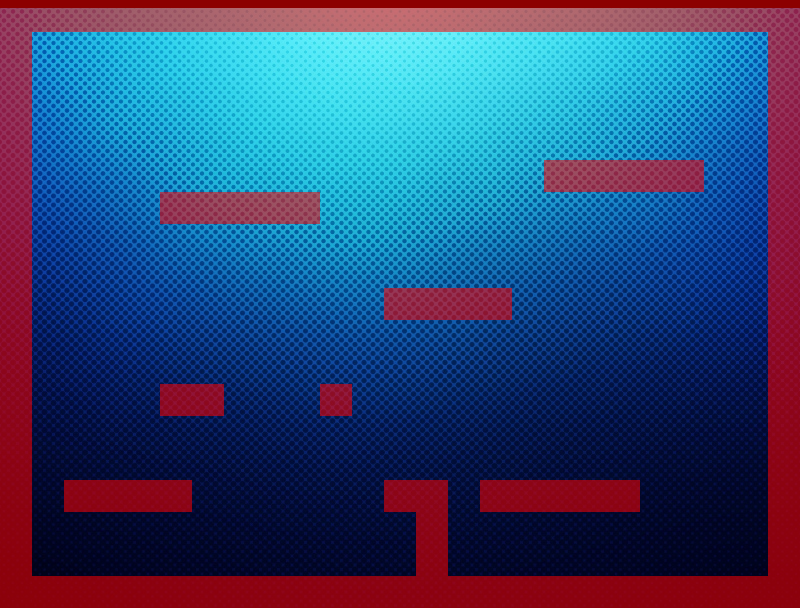

This is a level from a 2D game, rendered from its Tiled map with the project's own tilesets. A one-line summary and the complete map file follow:
An orthogonal 25x19 tile map with 32x32 px tiles, 2 tile layers (meta, background), 3 tilesets and 1 object.

<map version="1.0" tiledversion="1.0.2" orientation="orthogonal" renderorder="left-down" width="25" height="19" tilewidth="32" tileheight="32" nextobjectid="30">
 <tileset firstgid="1" name="Tileset" tilewidth="32" tileheight="32" tilecount="1024" columns="32">
  <image source="Tileset.png" width="1024" height="1024" />
 </tileset>
 <tileset firstgid="1025" name="meta_tiles" tilewidth="32" tileheight="32" spacing="1" margin="1" tilecount="2" columns="2">
  <image source="meta_tiles.png" width="67" height="34" />
  <tile id="0">
   <properties>
    <property name="Collidable" type="bool" value="true" />
   </properties>
  </tile>
  <tile id="1">
   <properties>
    <property name="Collidable" type="bool" value="false" />
   </properties>
  </tile>
 </tileset>
 <tileset firstgid="1027" source="безымянный.tsx" />
 <layer name="meta" width="25" height="19">
  <properties>
   <property name="Collidable" type="bool" value="false" />
  </properties>
  <data encoding="csv">
0,0,0,0,0,0,0,0,0,0,0,0,0,0,0,0,0,0,0,0,0,0,0,0,0,
0,0,0,0,0,0,0,0,0,0,0,0,0,0,0,0,0,0,0,0,0,0,0,0,0,
0,0,0,0,0,0,0,0,0,0,0,0,0,0,0,0,0,0,0,0,0,0,0,0,0,
0,0,0,0,0,0,0,0,0,0,0,0,0,0,0,0,0,0,0,0,0,0,0,0,0,
0,0,0,0,0,0,0,0,0,0,0,0,0,0,0,0,0,0,0,0,0,0,0,0,0,
0,0,0,0,0,0,0,0,0,0,0,0,0,0,0,0,0,0,0,0,0,0,0,0,0,
0,0,0,0,0,0,0,0,0,0,0,0,0,0,0,0,0,0,0,0,0,0,0,0,0,
0,0,0,0,0,0,0,0,0,0,0,0,0,0,0,0,0,0,0,0,0,0,0,0,0,
0,0,0,0,0,0,0,0,0,0,0,0,0,0,0,0,0,0,0,0,0,0,0,0,0,
0,0,0,0,0,0,0,0,0,0,0,0,0,0,0,0,0,0,0,0,0,0,0,0,0,
0,0,0,0,0,0,0,0,0,0,0,0,0,0,0,0,0,0,0,0,0,0,0,0,0,
0,0,0,0,0,0,0,0,0,0,0,0,0,0,0,0,0,0,0,0,0,0,0,0,0,
0,0,0,0,0,0,0,0,0,0,0,0,0,0,0,0,0,0,0,0,0,0,0,0,0,
0,0,0,0,0,0,0,0,0,0,0,0,0,0,0,0,0,0,0,0,0,0,0,0,0,
0,0,0,0,0,0,0,0,0,0,0,0,0,0,0,0,0,0,0,0,0,0,0,0,0,
0,0,0,0,0,0,0,0,0,0,0,0,0,0,0,0,0,0,0,0,0,0,0,0,0,
0,0,0,0,0,0,0,0,0,0,0,0,0,0,0,0,0,0,0,0,0,0,0,0,0,
0,0,0,0,0,0,0,0,0,0,0,0,0,0,0,0,0,0,0,0,0,0,0,0,0,
1027,0,0,0,0,0,0,0,0,0,0,0,0,0,0,0,0,0,0,0,0,0,0,0,0
</data>
 </layer>
 <layer name="background" width="25" height="19">
  <data encoding="csv">
1025,1025,1025,1025,1025,1025,1025,1025,1025,1025,1025,1025,1025,1025,1025,1025,1025,1025,1025,1025,1025,1025,1025,1025,1025,
1025,0,0,0,0,0,0,0,0,0,0,0,0,0,0,0,0,0,0,0,0,0,0,0,1025,
1025,0,0,0,0,0,0,0,0,0,0,0,0,0,0,0,0,0,0,0,0,0,0,0,1025,
1025,0,0,0,0,0,0,0,0,0,0,0,0,0,0,0,0,0,0,0,0,0,0,0,1025,
1025,0,0,0,0,0,0,0,0,0,0,0,0,0,0,0,0,0,0,0,0,0,0,0,1025,
1025,0,0,0,0,0,0,0,0,0,0,0,0,0,0,0,0,1025,1025,1025,1025,1025,0,0,1025,
1025,0,0,0,0,1025,1025,1025,1025,1025,0,0,0,0,0,0,0,0,0,0,0,0,0,0,1025,
1025,0,0,0,0,0,0,0,0,0,0,0,0,0,0,0,0,0,0,0,0,0,0,0,1025,
1025,0,0,0,0,0,0,0,0,0,0,0,0,0,0,0,0,0,0,0,0,0,0,0,1025,
1025,0,0,0,0,0,0,0,0,0,0,0,1025,1025,1025,1025,0,0,0,0,0,0,0,0,1025,
1025,0,0,0,0,0,0,0,0,0,0,0,0,0,0,0,0,0,0,0,0,0,0,0,1025,
1025,0,0,0,0,0,0,0,0,0,0,0,0,0,0,0,0,0,0,0,0,0,0,0,1025,
1025,0,0,0,0,1025,1025,0,0,0,1025,0,0,0,0,0,0,0,0,0,0,0,0,0,1025,
1025,0,0,0,0,0,0,0,0,0,0,0,0,0,0,0,0,0,0,0,0,0,0,0,1025,
1025,0,0,0,0,0,0,0,0,0,0,0,0,0,0,0,0,0,0,0,0,0,0,0,1025,
1025,0,1025,1025,1025,1025,0,0,0,0,0,0,1025,1025,0,1025,1025,1025,1025,1025,0,0,0,0,1025,
1025,0,0,0,0,0,0,0,0,0,0,0,0,1025,0,0,0,0,0,0,0,0,0,0,1025,
1025,0,0,0,0,0,0,0,0,0,0,0,0,1025,0,0,0,0,0,0,0,0,0,0,1025,
1025,1025,1025,1025,1025,1025,1025,1025,1025,1025,1025,1025,1025,1025,1025,1025,1025,1025,1025,1025,1025,1025,1025,1025,1025
</data>
 </layer>
 <objectgroup name="_player">
  <object id="29" x="64" y="448" width="32" height="32">
   <ellipse />
  </object>
 </objectgroup>
</map>
